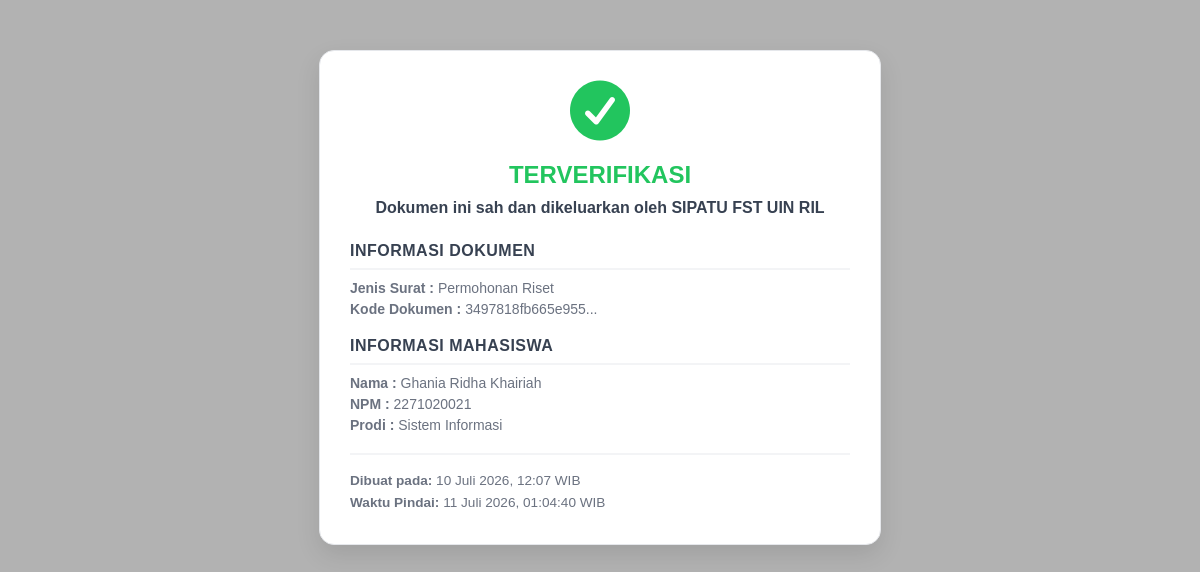
The page /mhs_qr_verif.php?hash=3497818fb665e95515bf5ffd729d8c53f757d6a7459a8b7547c09128cb58bf44 (signed in) on the database its author committed.
### tables this page shows
CREATE TABLE `surat_pengajuan` (
  `id_surat` int(11) NOT NULL,
  `id_mhs` int(11) NOT NULL,
  `id_jenis` int(11) NOT NULL,
  `nomor_surat` varchar(50) NOT NULL,
  `tanggal_pengajuan` datetime NOT NULL,
  `status_akhir` varchar(50) NOT NULL,
  `file_surat_final` varchar(255) NOT NULL,
  `dokumen_hash` varchar(100) NOT NULL,
  `status_pimpinan` enum('Menunggu','Disetujui','Ditolak') DEFAULT 'Menunggu',
  `status_balasan` varchar(50) DEFAULT 'Tidak Ada',
  `ttd_pimpinan` varchar(255) DEFAULT NULL
);

CREATE TABLE `jenis_surat` (
  `id_jenis` int(11) NOT NULL,
  `nama_surat` varchar(100) NOT NULL,
  `kode_surat` varchar(20) NOT NULL,
  `deskripsi` text DEFAULT NULL,
  `file_template` varchar(255) DEFAULT NULL,
  `status` tinyint(1) DEFAULT 1,
  `isi_template` longtext DEFAULT NULL
);

CREATE TABLE `mahasiswa` (
  `id_mhs` int(11) NOT NULL,
  `npm` varchar(15) NOT NULL,
  `nama_mhs` varchar(100) NOT NULL,
  `password` varchar(255) NOT NULL,
  `email` varchar(100) NOT NULL,
  `id_prodi` int(11) DEFAULT NULL,
  `status` tinyint(1) DEFAULT 0,
  `id_pa` int(11) DEFAULT NULL,
  `id_pb1` int(11) DEFAULT NULL,
  `id_pb2` int(11) DEFAULT NULL
);

CREATE TABLE `prodi` (
  `id_prodi` int(11) NOT NULL,
  `nama_prodi` varchar(100) NOT NULL
);

### mhs_qr_verif.php (the view, shortened to what this page needs)
<?php
include "koneksi.php";
$hash = $_GET['hash'] ?? '';
$data = mysqli_fetch_assoc(mysqli_query($koneksi, "
    SELECT
        sp.*,
        m.nama_mhs, m.npm,
        js.nama_surat,
        p.nama_prodi
    FROM surat_pengajuan sp
    JOIN mahasiswa m ON sp.id_mhs = m.id_mhs
    JOIN jenis_surat js ON sp.id_jenis = js.id_jenis
    JOIN prodi p ON m.id_prodi = p.id_prodi
    WHERE sp.dokumen_hash = '$hash'
"));
function formatTanggalIndo($tanggal_db)
{
    $nama_bulan = [
        1 => 'Januari',
        'Februari',
        'Maret',
        'April',
        'Mei',
        'Juni',
        'Juli',
        'Agustus',
        'September',
        'Oktober',
        'November',
        'Desember'
    ];
    $timestamp = strtotime($tanggal_db);
    $hari = date('d', $timestamp);
    $bulan = $nama_bulan[(int)date('m', $timestamp)];
    $tahun = date('Y', $timestamp);
    $jam = date('H:i', $timestamp);
    return "$hari $bulan $tahun, $jam";
}
?>
<!DOCTYPE html>
<html lang="id">
<head>
    <link rel="stylesheet" href="verif.css?v=<?= time(); ?>">
    <link rel="stylesheet" href="https://cdnjs.cloudflare.com/ajax/libs/font-awesome/7.0.1/css/all.min.css">
</head>
<body>
    <div class="verifikasi-card">
        <?php if ($data) { ?>
            <div class="status-box valid">
                <i class="fa-solid fa-circle-check"></i>
                <h2>TERVERIFIKASI</h2>
                <p class="status-message">Dokumen ini sah dan dikeluarkan oleh SIPATU FST UIN RIL</p>
            </div>
            <div class="info-group">
                <h4>Informasi Dokumen</h4>
                <p><strong>Jenis Surat :</strong> <?= htmlspecialchars($data['nama_surat']); ?></p>
                <p><strong>Kode Dokumen :</strong> <span class="hash-code"><?= substr($data['dokumen_hash'], 0, 16); ?>...</span></p>
            </div>
            <div class="info-group">
                <h4>Informasi Mahasiswa</h4>
                <p><strong>Nama :</strong> <?= htmlspecialchars($data['nama_mhs']); ?></p>
                <p><strong>NPM :</strong> <?= htmlspecialchars($data['npm']); ?></p>
                <p><strong>Prodi :</strong> <?= htmlspecialchars($data['nama_prodi']); ?></p>
            </div>
            <div class="footer-meta">
                <strong>Dibuat pada:</strong>
                <?= formatTanggalIndo($data['tanggal_pengajuan']); ?> WIB<br>
                <strong>Waktu Pindai:</strong>
                <?php
                $bulan_indo = ['Januari', 'Februari', 'Maret', 'April', 'Mei', 'Juni', 'Juli', 'Agustus', 'September', 'Oktober', 'November', 'Desember'];
                echo date('d') . ' ' . $bulan_indo[date('n') - 1] . ' ' . date('Y, H:i:s');
                ?> WIB
            </div>
        <?php } ?>
    </div>
</body>
</html>

### verif.css (style rules this page uses)
body { background: linear-gradient(rgba(0, 0, 0, 0.3), rgba(0, 0, 0, 0.3)), url("images/gedung1.png"); background-size: cover; background-position: center; background-repeat: no-repeat; background-attachment: fixed; font-family: "Montserrat", sans-serif; }
.verifikasi-card { background: #ffffff; max-width: 500px; margin: 50px auto; padding: 30px; border-radius: 15px; box-shadow: 0 10px 25px rgba(0, 0, 0, 0.1); border: 1px solid #e5e7eb; }
.status-box { text-align: center; margin-bottom: 25px; }
.status-box i { font-size: 60px; margin-bottom: 10px; }
.status-box h2 { margin: 10px 0; font-size: 24px; }
.status-box .status-message { font-weight: bold; color: #374151; margin-top: 10px; }
.status-box.valid i { color: #22c55e; }
.status-box.valid h2 { color: #22c55e; }
.info-group { margin-bottom: 20px; }
.info-group h4 { margin: 0 0 10px 0; font-size: 16px; color: #374151; border-bottom: 2px solid #f3f4f6; padding-bottom: 8px; text-transform: uppercase; letter-spacing: 0.5px; }
.info-group p { margin: 5px 0; font-size: 14px; color: #6b7280; }
.footer-meta { font-size: 0.85rem; color: #6b7280; line-height: 1.6; border-top: 2px solid #f3f4f6; padding-top: 15px; }

### rows shown on the page
surat_pengajuan: id_jenis.nama_surat "Permohonan Riset", dokumen_hash "3497818fb665e955", id_mhs.nama_mhs "Ghania Ridha Khairiah", id_mhs.npm "2271020021", prodi.nama_prodi "Sistem Informasi", tanggal_pengajuan "10 Juli 2026, 12:07"
